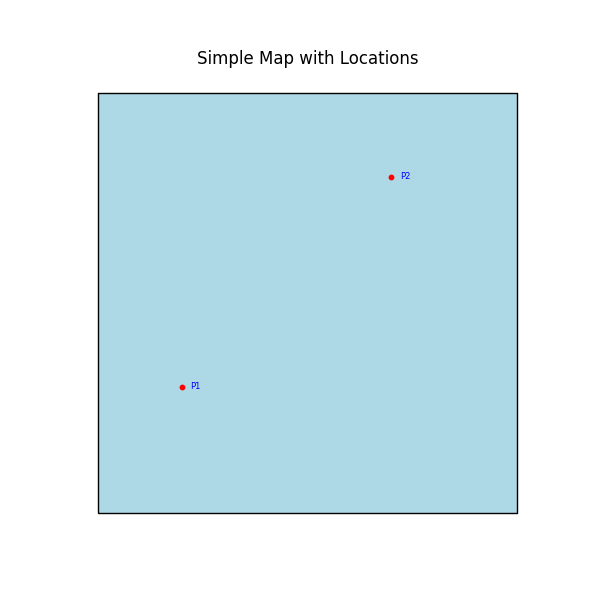

Here is the Python script that generated this plot:
#! /usr/bin/env python3
"""
Simple example of using the geomap function.
"""

from shapely.geometry import Polygon, Point
import matplotlib.pyplot as plt
import geopandas as gp
import dawgdad as dd


def main():
    """
    Creates a simple map with a polygon and plots some labeled locations on it.
    The output is saved as an SVG file.
    """
    # Create a simple map GeoDataFrame (a square)
    map_data = {
        "name": ["Region A"],
        "geometry": [Polygon([(0, 0), (0, 1), (1, 1), (1, 0)])]
    }
    map_gdf = gp.GeoDataFrame(map_data, crs="EPSG:4326")
    # Create a simple locations GeoDataFrame (two points with labels)
    locations_data = {
        "code": ["P1", "P2"],
        "geometry": [Point(0.2, 0.3), Point(0.7, 0.8)]
    }
    locations_gdf = gp.GeoDataFrame(locations_data, crs="EPSG:4326")
    # Use the geomap function to plot
    ax = dd.geomap(
        map_file=map_gdf,
        locations_file=locations_gdf,
        map_colour="lightblue",
        edge_colour="black",
        line_width=1,
        marker_type="o",
        marker_size=10,
        point_colour="red",
        text_colour="blue",
        code=locations_gdf["code"].tolist(),
        figsize=(6, 6),
    )
    # Set a title for the plot
    ax.set_title("Simple Map with Locations")
    # Save the plot as an SVG file
    plt.savefig("geomap.svg")


if __name__ == "__main__":
    main()
